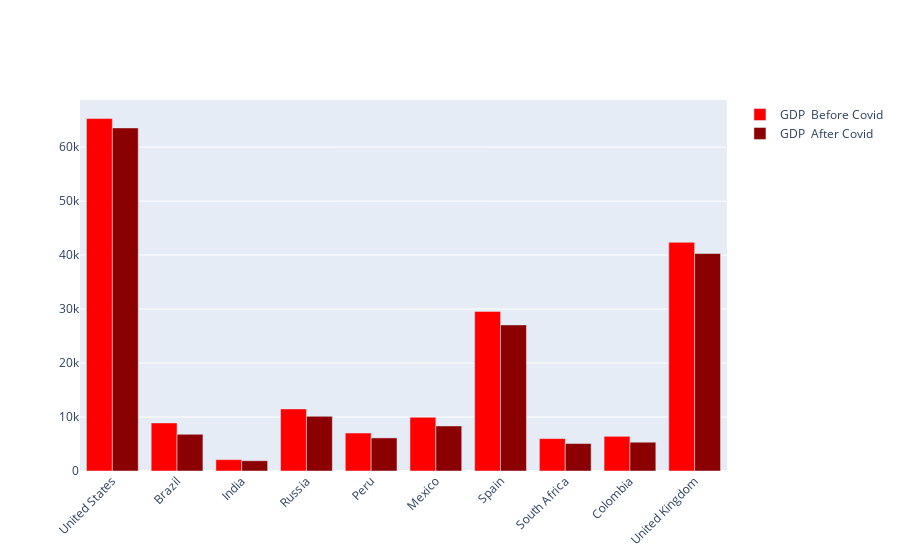

The code cell stored with this chart in its notebook:
### Code cell
fig = go.Figure()
fig.add_trace(go.Bar(
    x=tdata["Country"],
    y=tdata["GDP  Before Covid"],
    name="GDP  Before Covid",
    marker_color="red"
))
fig.add_trace(go.Bar(
    x=tdata["Country"],
    y=tdata["GDP  After Covid"],
    name="GDP  After Covid",
    marker_color="darkred"
))
fig.update_layout(barmode='group', xaxis_tickangle=-45)
fig.show()

### Figure 1 — Plotly figure (JSON) as saved in the notebook; plotly's stock layout.template omitted (floating-point values rounded to 4 significant figures)
{"data": [{"marker": {"color": "red"}, "name": "GDP  Before Covid", "type": "bar", "x": ["United States", "Brazil", "India", "Russia", "Peru", "Mexico", "Spain", "South Africa", "Colombia", "United Kingdom"], "y": [65280.0, 8897.0, 2101.0, 11500.0, 7028.0, 9946.0, 29560.0, 6001.0, 6425.0, 42350.0]}, {"marker": {"color": "darkred"}, "name": "GDP  After Covid", "type": "bar", "x": ["United States", "Brazil", "India", "Russia", "Peru", "Mexico", "Spain", "South Africa", "Colombia", "United Kingdom"], "y": [63540.0, 6797.0, 1901.0, 10130.0, 6127.0, 8347.0, 27060.0, 5091.0, 5333.0, 40280.0]}], "layout": {"barmode": "group", "xaxis": {"tickangle": -45}}}
